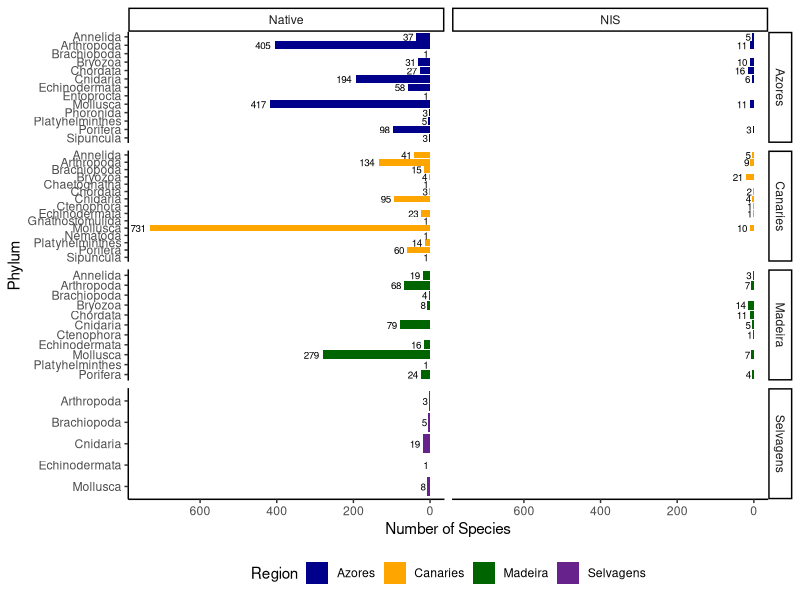

The R script that drew this image:

library(ggplot2)
library(scales)
library(dplyr)

lists<-read.csv("Data_for_figure2.csv", sep = ";")

#Transform data to be plotted
plot_data <- lists %>% 
  count( Region, Phylum, Status) %>% 
  group_by(Region, Phylum)

#If you want to invert data (mirror)
#plot_data$n<-ifelse(plot_data$Status %in% "Native", plot_data$n*(-1), plot_data$n*1)




plot_data$Phylum_f <- factor(plot_data$Phylum, levels=c("Sipuncula","Porifera","Platyhelminthes",
                                                "Phoronida","Nematoda","Mollusca","Gnathostomulida",
                                                "Entoprocta","Echinodermata","Ctenophora",     
                                                "Cnidaria","Chordata","Chaetognatha","Bryozoa",
                                                "Brachiopoda","Arthropoda","Annelida" ))


g <- ggplot(plot_data, aes(Phylum_f, y = n, fill=Region))

#change hjust to adjust numbers in front of bars
p <- g + geom_col(width = 0.9) + 
  geom_text(aes(label = n), hjust = 1.3, size=2.5) +
  scale_fill_manual(values = c("Azores" = "darkblue",
                              "Canaries"="orange",
                              "Madeira"="darkgreen",
                              "Selvagens"="darkorchid4")) 


#if you want to invert bars, change ylim
p + coord_flip() +  theme_classic() + facet_grid(Region ~ Status, scales = "free_y") +
  theme(legend.position="bottom", legend.direction="horizontal") +
  labs(y = "Number of Species", x = "Phylum") + ylim(750,0)


